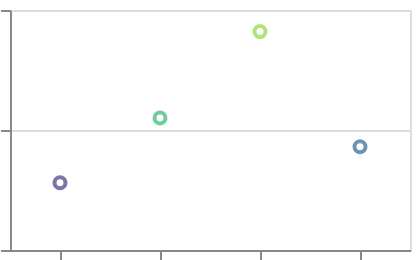

Describe this chart as a Vega-Lite specification.
### Vega-Lite specification from a JSON file in a GitHub repository (floating-point values rounded to 4 significant figures)
{"$schema": "https://vega.github.io/schema/vega-lite/v6.json", "width": 200, "height": 120, "padding": 5, "autosize": "none", "data": {"values": [{"c": "alpha", "v": 28, "w": 3}, {"c": "beta", "v": 55, "w": 7}, {"c": "gamma", "v": 43, "w": 5}, {"c": "delta", "v": 91, "w": 9}]}, "mark": "point", "encoding": {"x": {"field": "c", "type": "nominal"}, "y": {"field": "v", "type": "quantitative"}, "color": {"field": "w", "type": "quantitative", "scale": {"type": "quantize", "scheme": "viridis"}}}}
